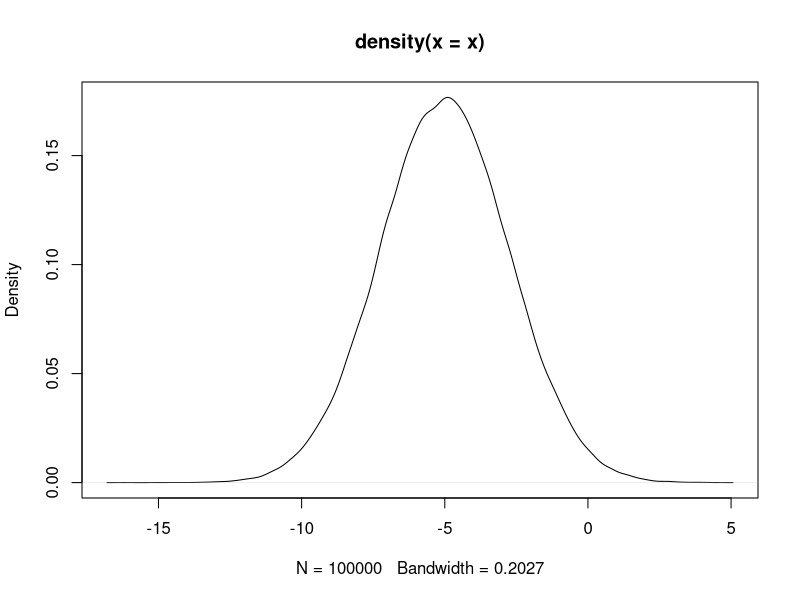
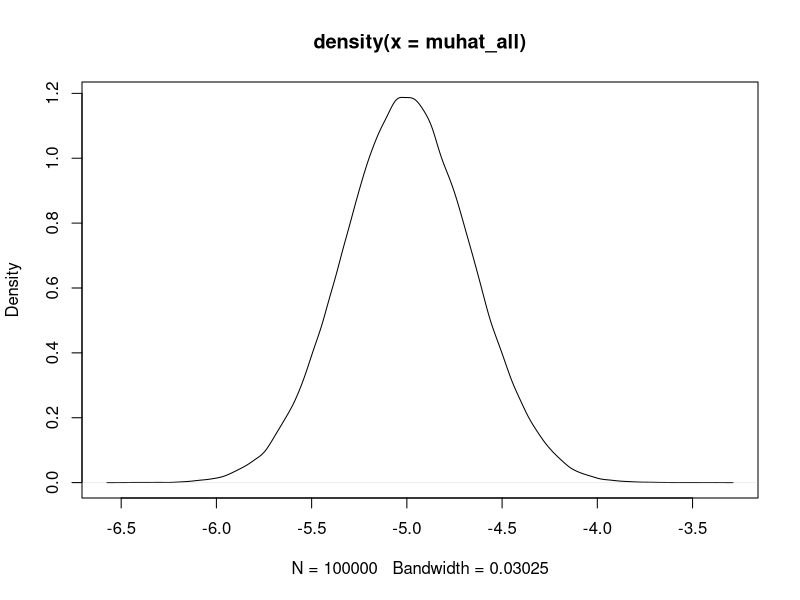
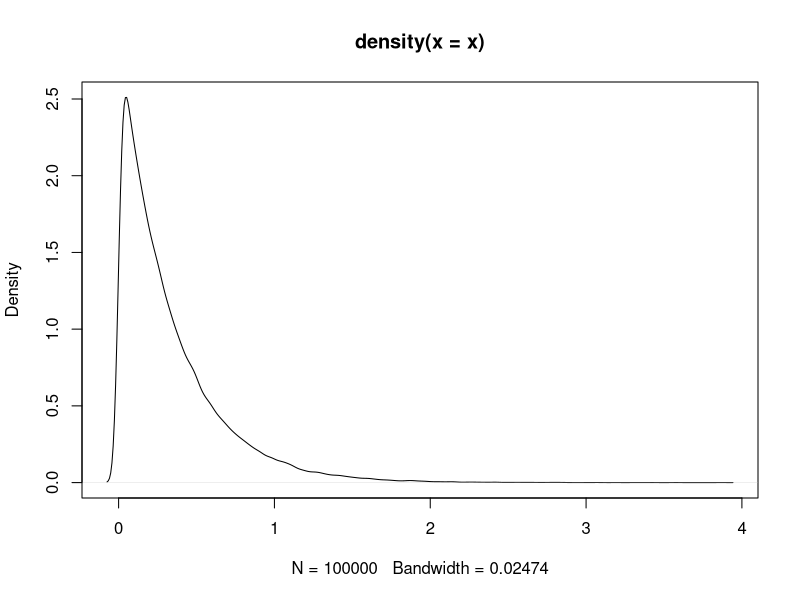
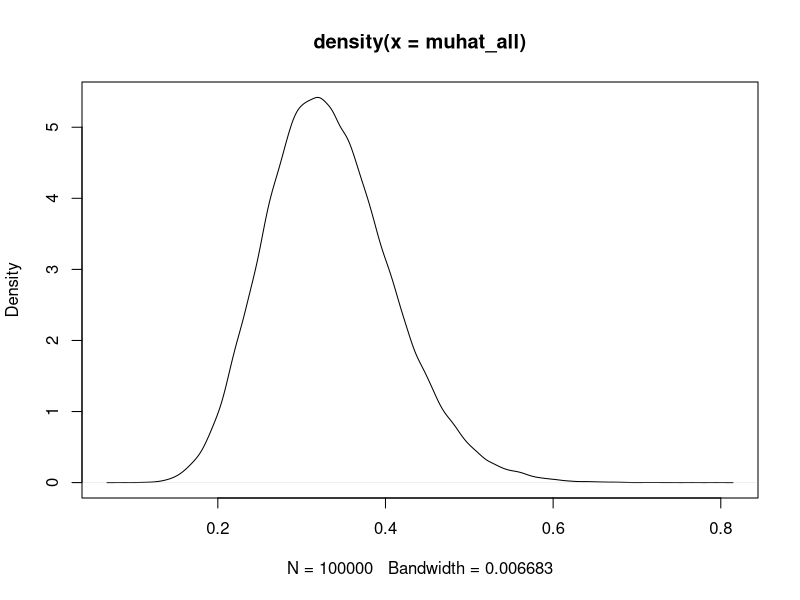
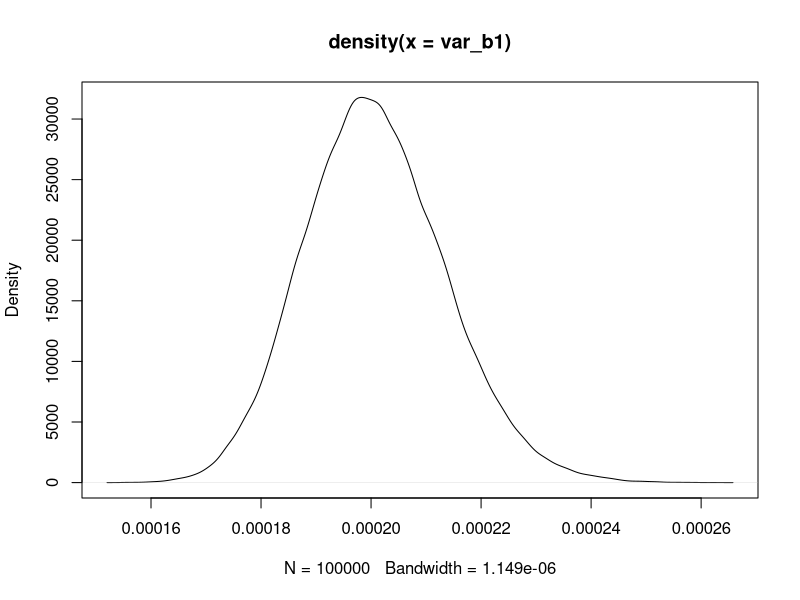
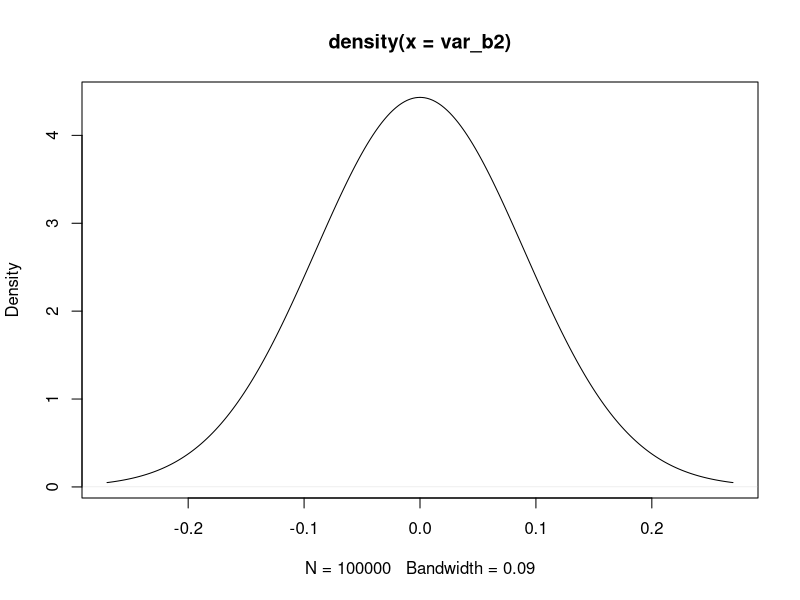

Write the R code that produced these figures, in order.
## ---- chunk 1
x = as.matrix(c(-5, -3, -1, 0 , 2, 4))
norm1 <- norm(x, type = "1")
norm2 <- norm(x, type = "2")
norminf <- norm(x, type = "I")
cat(" 1-Norm: ", norm1, "\n",
    "2-Norm: ", norm2, "\n",
    "Inf-Norm: ", norminf)
## ---- chunk 2
x = rnorm(100000, mean = -5, sd = 2.25)
meanx <- mean(x)
sdx <- sd(x)
cat(" Mean:", meanx, "\n",
    "SD: ", sdx)
## ---- chunk 3
plot(density(x))
## ---- chunk 4
numsamp = 100000
muhat_all = matrix(0,nrow = numsamp,ncol = 1)
for (i in 1:numsamp){
  x = rnorm(20,mean=-5,sd=1.5)
  muhat_all[i] = mean(x)
}
mean_muhat_all <- mean(muhat_all)
var_muhat_all <- var(muhat_all)
cat(" E[mu_bar]:", -5, "\n",
    "Mean_Sim: ", mean_muhat_all, "\n", "\n",
    "Var(mu_bar):", 2.25 / 20, "\n",
    "Var_Sim:", var_muhat_all, "\n")
## ---- chunk 5
plot(density(muhat_all))
## ---- chunk 6
x = rexp(100000, rate = 3)
meanx <- mean(x)
varx <- var(x)
cat(" E[x]:", 1/3, "\n",
    "Sample Mean: ", meanx, "\n", "\n",
    "Var(x):", 1/(3)^2, "\n",
    "Sample Var:", varx)
## ---- chunk 7
plot(density(x))
## ---- chunk 8
numsamp = 100000
muhat_all = matrix(0,nrow = numsamp,ncol = 1)
for (i in 1:numsamp){
  x = rexp(20, rate = 3)
  muhat_all[i] = mean(x)
}
mean_muhat_all <- mean(muhat_all)
var_muhat_all <- var(muhat_all)
cat(" E[mu_bar]:", 1/3, "\n",
    "Mean_Sim: ", mean_muhat_all, "\n", "\n",
    "Var(mu_bar):", (1/(3^2))/20, "\n",
    "Var_Sim:", var_muhat_all, "\n")
## ---- chunk 9
plot(density(muhat_all))
## ---- chunk 10
options(scipen=999)
beta1 = 1
beta2 = 1
sigma2 = 10
n = 50
a = 0.5
numsamp = 100000
x1_sample_var = matrix(0,nrow = numsamp,ncol = 1)
x2_sample_var = matrix(0,nrow = numsamp,ncol = 1)
x1_x2_sample_cov = matrix(0,nrow = numsamp,ncol = 1)
beta_1_est = matrix(0,nrow = numsamp,ncol = 1)
beta_2_est = matrix(0,nrow = numsamp,ncol = 1)
for (i in 1:numsamp){
  x1 = rnorm(n, mean = 0, sd = 1)
  eta = rnorm(n, mean = 0, sd = sqrt(a))
  x2 = (sqrt(1 - a)*x1) + eta
  e = rnorm(1, 0, sigma2)
  x1_sample_var[i] = var(x1)
  x2_sample_var[i] = var(x2)
  x1_x2_sample_cov[i] = cov(x1, x2)
  beta_1_est[i] = 1 + solve(n*var(x1))*mean(x1)*e
  beta_2_est[i] = 1 + solve(n*var(x2))*mean(x2)*e
}
mean_x1_sample_var = mean(x1_sample_var)
mean_x2_sample_var = mean(x2_sample_var)
mean_x1_x2_sample_cov = mean(x1_x2_sample_cov)
var_b1_inv = sigma2*n*mean_x1_sample_var
var_b2_inv = sigma2*n*mean_x2_sample_var
cov_b1_b2_inv = sigma2*n*mean_x1_x2_sample_cov
cov_b2_b1_inv = sigma2*n*mean_x1_x2_sample_cov
var_b_inv <- as.matrix(cbind(c(var_b1_inv, cov_b1_b2_inv), c(cov_b2_b1_inv, var_b2_inv)))
var_b <- solve(var_b_inv)
var_b_inv
var_b
## ---- chunk 11
options(scipen=999)
beta1 = 1
beta2 = 1
sigma2 = 10
n = 500
a = 0.5
numsamp = 100000
x1_sample_var = matrix(0,nrow = numsamp,ncol = 1)
x2_sample_var = matrix(0,nrow = numsamp,ncol = 1)
x1_x2_sample_cov = matrix(0,nrow = numsamp,ncol = 1)
beta_1_est = matrix(0,nrow = numsamp,ncol = 1)
beta_2_est = matrix(0,nrow = numsamp,ncol = 1)
var_b1 = matrix(0,nrow = numsamp,ncol = 1)
var_b2 = matrix(0,nrow = numsamp,ncol = 1)
for (i in 1:numsamp){
  x1 = rnorm(n, mean = 0, sd = 1)
  eta = rnorm(n, mean = 0, sd = sqrt(a))
  x2 = (sqrt(1 - a)*x1) + eta
  e = rnorm(1, 0, sigma2)
  x1_sample_var[i] = var(x1)
  x2_sample_var[i] = var(x2)
  x1_x2_sample_cov[i] = cov(x1, x2)
  beta_1_est[i] = 1 + solve(n*var(x1))*mean(x1)*e
  beta_2_est[i] = 1 + solve(n*var(x2))*mean(x2)*e
  var_b1[i] = solve(sigma2*n*var(x1))
  var_b1[i] = solve(sigma2*n*var(x2))
}
mean_x1_sample_var = mean(x1_sample_var)
mean_x2_sample_var = mean(x2_sample_var)
mean_x1_x2_sample_cov = mean(x1_x2_sample_cov)
var_b1_inv = sigma2*n*mean_x1_sample_var
var_b2_inv = sigma2*n*mean_x2_sample_var
cov_b1_b2_inv = sigma2*n*mean_x1_x2_sample_cov
cov_b2_b1_inv = sigma2*n*mean_x1_x2_sample_cov
var_b_inv <- as.matrix(cbind(c(var_b1_inv, cov_b1_b2_inv), c(cov_b2_b1_inv, var_b2_inv)))
var_b <- solve(var_b_inv)
var_b_inv
var_b
## ---- chunk 12
plot(density(var_b1))
plot(density(var_b2))
